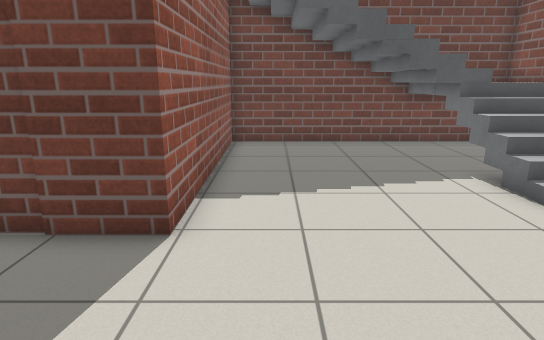
[1] (above)

12 first-person views from a walk through a robot-simulator world made for Gazebo. The camera is 1.2 m above the floor, tilts 14° down and sees 75° across. The floor is counted in squares, 0.5 m on a side. Each view is taken from the middle of a square. On the plan, view 1 faces up. The plan holds only what a view shows up to about 20 squares ahead; the rest is blank. Simple shapes stand in for some stock models. Surface patterns are stand-ins for the level's own textures.

[2]
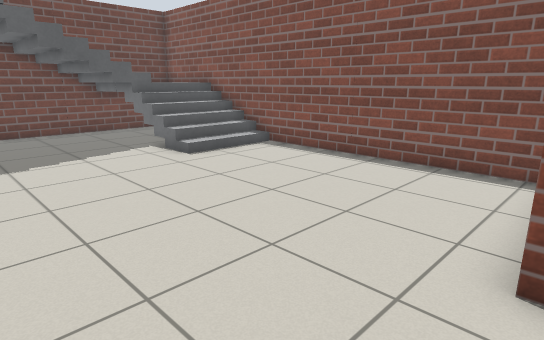

[3]
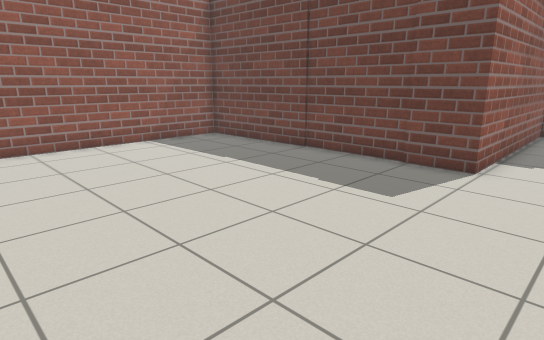

[4]
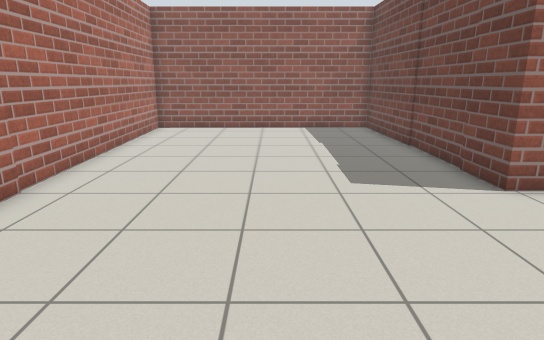

[5]
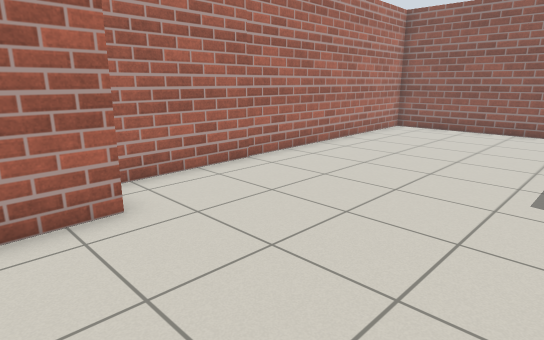

[6]
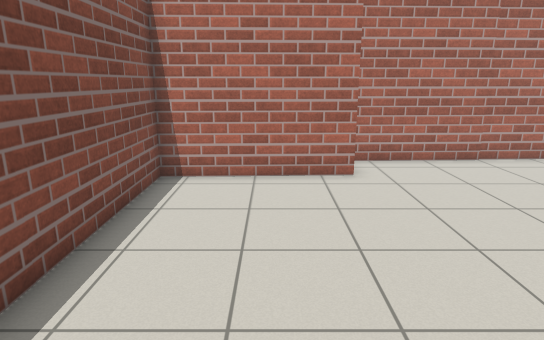

[7]
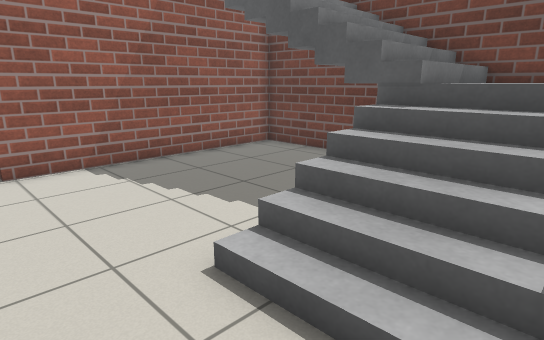

[8]
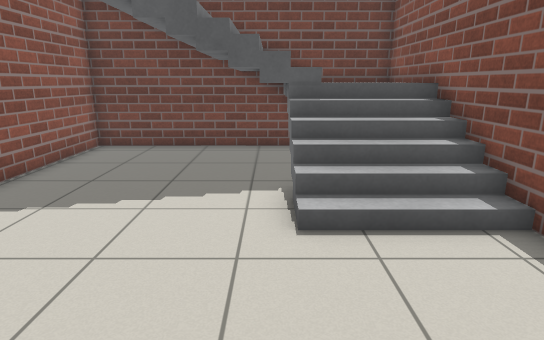

[9]
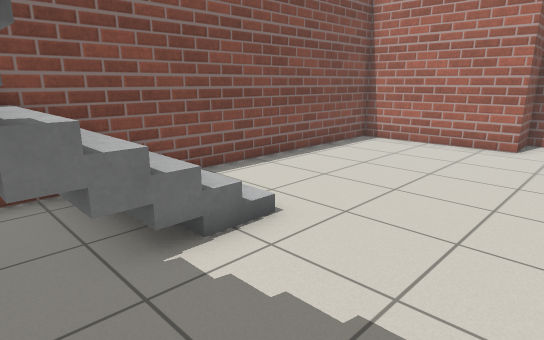

[10]
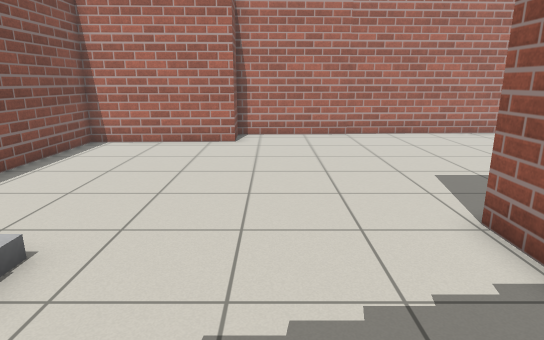

[11]
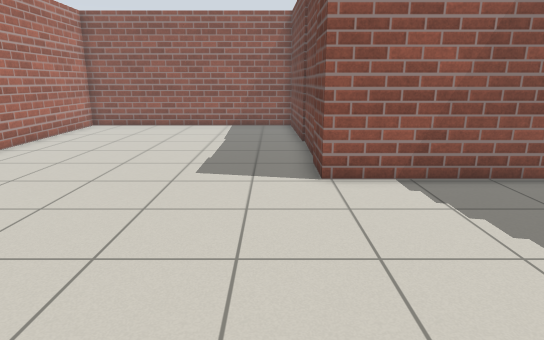

[12]
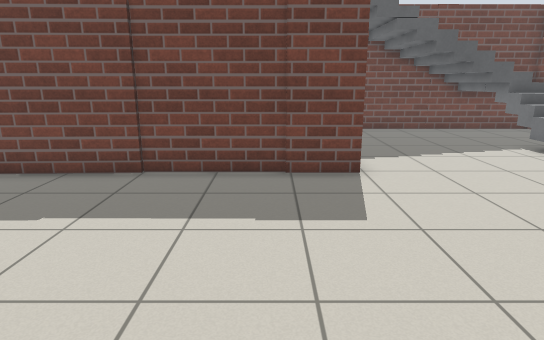

### Floor plan
Key: @ floor where view 1 was taken; # wall or solid block; . floor; / step, stairs or slope; B brick block; S stairs.
Columns run from 13 left of view 1 to 10 right of it. Each row starts with its distance up from view 1.
 15            #BBBBB B   B
 14            #....BBBBBBB
 13            #....SSSSSSB
 12            #....SSSSS B
 11            B....SSSS  B
 10            B.......SSSB
  9            B.......SSSB
  8            B......./   B
  7            B......./   B
  6       BB##BB...........B
  5 BBBBBB.................B
  4 B......................B
  3 B......................B
  2 B......................B
  1 B......................B
  0 B............@.........B
 -1 B......................B
 -2 B......................B
 -3 B.....................B
 -4 B................BBBBB
 -5 B................B
 -6 BBBBBBBBBBBBBBBBBB

Where each view was taken, in squares from view 1:
view 1: 0 up, 0 right, facing up
view 2: 4 down, 1 left, facing up-right
view 3: 5 down, 1 right, facing up-left
view 4: 0 up, 6 right, facing left
view 5: 3 up, 6 right, facing down-left
view 6: 7 up, 6 right, facing down
view 7: 4 up, 9 right, facing up-left
view 8: 1 up, 5 right, facing up
view 9: 11 up, 1 right, facing down-right
view 10: 11 up, 2 right, facing down
view 11: 4 up, 7 right, facing left
view 12: 4 down, 4 left, facing up
